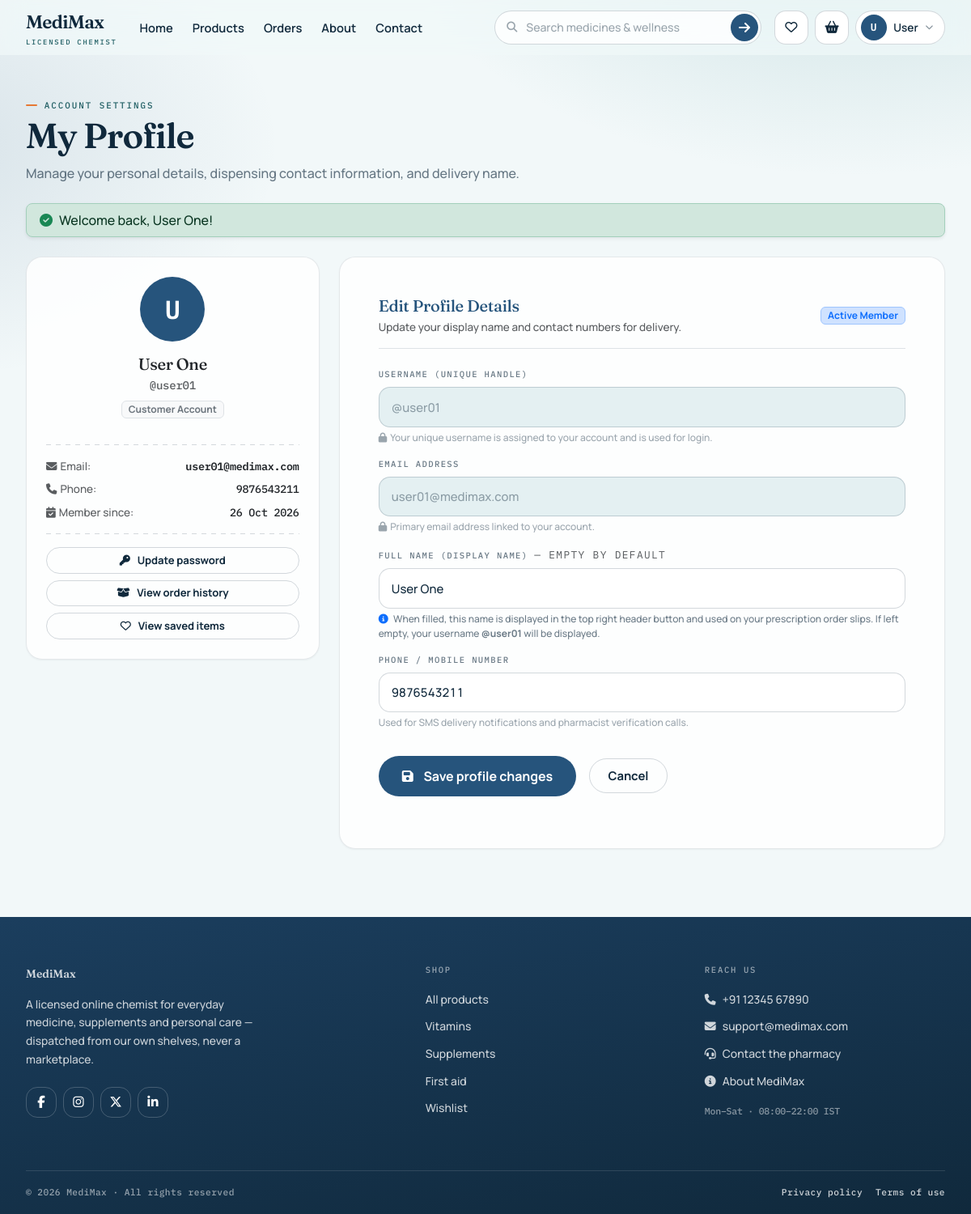
Screenshot of /?page=profile&return_to=/MediMax/ (signed in) with the database file from the repository.
### tables this page shows
CREATE TABLE IF NOT EXISTS `users` (
  `id` int(10) unsigned NOT NULL AUTO_INCREMENT,
  `username` varchar(50) DEFAULT NULL,
  `name` varchar(150) DEFAULT NULL,
  `email` varchar(191) NOT NULL COMMENT 'Unique login email address',
  `password` varchar(255) NOT NULL COMMENT 'Bcrypt or Argon2 hashed password',
  `role` enum('customer','admin','owner') NOT NULL DEFAULT 'customer' COMMENT 'Role permissions for storefront and console',
  `image` varchar(255) DEFAULT NULL COMMENT 'Profile photo filename in public/images/',
  `phone` varchar(20) DEFAULT NULL COMMENT 'Optional contact phone number',
  `status` enum('active','inactive','suspended') NOT NULL DEFAULT 'active',
  `is_active` tinyint(1) NOT NULL DEFAULT 1,
  `created_at` timestamp NOT NULL DEFAULT current_timestamp(),
  `updated_at` timestamp NOT NULL DEFAULT current_timestamp() ON UPDATE current_timestamp(),
  PRIMARY KEY (`id`),
  UNIQUE KEY `email` (`email`),
  UNIQUE KEY `unique_username` (`username`),
  KEY `idx_users_role` (`role`),
  KEY `idx_users_status` (`status`),
  KEY `idx_users_is_active` (`is_active`)
);

### app/controllers/AuthController.php (called while the page is built, shortened)
<?php
class AuthController extends Controller {
    public function profile() {
        $userId = (int)$_SESSION['user']['id'];
        $pdo = Database::getConnection();
        $user = null;
        if ($pdo) {
            try {
                $stmt = $pdo->prepare("SELECT id, username, name, email, role, phone, image, created_at FROM users WHERE id = :id LIMIT 1");
                $stmt->execute([':id' => $userId]);
                $user = $stmt->fetch();
            } catch (PDOException $e) {
                error_log("Profile lookup error: " . $e->getMessage());
            }
        }
        $rawReturn = $_REQUEST['return_to'] ?? $_SERVER['HTTP_REFERER'] ?? '';
        $returnTo = $this->getSafeReturnUrl($rawReturn, url());
        $errorMessage = '';
        $successMessage = $_SESSION['flash_success'] ?? '';
        $this->view('pages/profile', [
            'user'           => $user,
            'errorMessage'   => $errorMessage,
            'successMessage' => $successMessage,
            'returnTo'       => $returnTo,
            'pageTitle'      => 'Edit Profile - MediMax.com'
        ]);
    }
    private function getSafeReturnUrl($rawReturn, $defaultUrl = null, array $disallowedPages = ['profile', 'edit-profile']) {
        $rawReturn = trim($rawReturn);
        $parsed = parse_url($rawReturn);
        $path = $parsed['path'] ?? '';
        $query = !empty($parsed['query']) ? '?' . $parsed['query'] : '';
        $localUrl = $path . $query;
        $queryParams = [];
        $targetPage = strtolower($queryParams['page'] ?? '');
        return $localUrl;
    }
}

### public/index.php (called while the page is built, shortened)
<?php
require_once __DIR__ . '/../config/app.php';
$router = new Router();
$router->dispatch();

### index.php (called while the page is built)
<?php
require_once __DIR__ . '/public/index.php';

### config/app.php (called while the page is built, shortened)
<?php
function asset($path) {
    $cleanPath = ltrim($path, '/');
    return BASE_URL . 'public/' . $cleanPath;
}
function url($page = '') {
    if (empty($page)) {
        return BASE_URL;
    }
    return BASE_URL . '?page=' . $page;
}
function isActive($page, $current) {
    return $page === $current ? 'active' : '';
}

### app/views/pages/profile.php (the view, shortened to what this page needs)
<?php
Controller::partial('layouts/header', ['pageTitle' => $pageTitle ?? 'Edit Profile - MediMax.com']);
$uName     = $user['name'] ?? '';
$uUsername = $user['username'] ?? '';
$uEmail    = $user['email'] ?? '';
$uPhone    = $user['phone'] ?? '';
$uRole     = $user['role'] ?? 'customer';
$uCreated  = !empty($user['created_at']) ? date('d M Y', strtotime($user['created_at'])) : 'Recently';
$displayName = !empty($uName) ? $uName : $uUsername;
$avatarInitial = strtoupper(substr($displayName ?: 'U', 0, 1));
$returnTo = $returnTo ?? url();
?>
<div class="page">
  <div class="mm-container">
    <div class="page-head mb-4">
      <p class="eyebrow">Account Settings</p>
      <h1 class="title-page">My Profile</h1>
      <p class="lede mb-0">Manage your personal details, dispensing contact information, and delivery name.</p>
    </div>
    <?php if (!empty($successMessage)): ?>
      <div class="alert alert-success d-flex align-items-center gap-2 py-2 px-3 mb-4 rounded-3 shadow-sm" role="alert">
        <i class="fas fa-circle-check flex-shrink-0 text-success"></i>
        <div><?= $successMessage ?></div>
      </div>
    <?php endif; ?>
    <div class="row g-4">
      <div class="col-lg-4">
        <div class="mm-card p-4 text-center">
          <div class="avatar mx-auto mb-3" style="width: 80px; height: 80px; font-size: 2rem; border-radius: 50%;" data-avatar-tint="<?= htmlspecialchars($displayName) ?>">
            <?= htmlspecialchars($avatarInitial) ?>
          </div>
          <h2 class="h5 mb-1 text-dark"><?= htmlspecialchars($displayName) ?></h2>
          <p class="text-muted num mb-2" style="font-size: .88rem; color: var(--primary-teal, #26547C);">@<?= htmlspecialchars($uUsername) ?></p>
          <span class="badge bg-light text-secondary border px-2 py-1 mb-3 text-capitalize" style="font-size: .75rem;">
            <?= htmlspecialchars($uRole) ?> Account
          </span>
          <hr class="label-rule my-3">
          <div class="text-start" style="font-size: .84rem;">
            <div class="d-flex justify-content-between mb-2">
              <span class="text-muted"><i class="fas fa-envelope me-1"></i>Email:</span>
              <span class="num text-dark fw-semibold" style="word-break: break-all;"><?= htmlspecialchars($uEmail) ?></span>
            </div>
            <div class="d-flex justify-content-between mb-2">
              <span class="text-muted"><i class="fas fa-phone me-1"></i>Phone:</span>
              <span class="num text-dark"><?= !empty($uPhone) ? htmlspecialchars($uPhone) : '<span class="text-muted italic">Not set</span>' ?></span>
            </div>
            <div class="d-flex justify-content-between">
              <span class="text-muted"><i class="fas fa-calendar-check me-1"></i>Member since:</span>
              <span class="num text-dark"><?= htmlspecialchars($uCreated) ?></span>
            </div>
          </div>
          <hr class="label-rule my-3">
          <div class="d-grid gap-2">
            <a href="<?= url('change-password') ?>" class="btn-mm btn-mm-ghost btn-mm-sm text-center">
              <i class="fas fa-key" aria-hidden="true"></i><span>Update password</span>
            </a>
            <a href="<?= url('orders') ?>" class="btn-mm btn-mm-ghost btn-mm-sm text-center">
              <i class="fas fa-box-open" aria-hidden="true"></i><span>View order history</span>
            </a>
            <a href="<?= url('wishlist') ?>" class="btn-mm btn-mm-ghost btn-mm-sm text-center">
              <i class="far fa-heart" aria-hidden="true"></i><span>View saved items</span>
            </a>
          </div>
        </div>
      </div>
      <div class="col-lg-8">
        <div class="mm-card p-4 p-md-5">
          <div class="d-flex align-items-center justify-content-between mb-4 border-bottom pb-3">
            <div>
              <h2 class="h5 mb-1" style="color: var(--primary-dark, #26547C);">Edit Profile Details</h2>
              <p class="text-muted mb-0" style="font-size: .84rem;">Update your display name and contact numbers for delivery.</p>
            </div>
            <span class="badge bg-primary-subtle text-primary border border-primary-subtle px-2 py-1">
              Active Member
            </span>
          </div>
          <form action="<?= url('profile') ?>" method="POST" id="profileForm" novalidate>
            <div class="mm-field mb-3">
              <label for="username">Username (Unique handle)</label>
              <input class="mm-input" type="text" id="username" name="username_display"
                     value="@<?= htmlspecialchars(ltrim($uUsername, '@')) ?>" readonly disabled
                     style="cursor: not-allowed; background: var(--mist, #F4F6F8);">
              <p class="mb-0 mt-1" style="font-size: .75rem; color: var(--ink-40, #666);">
                <i class="fas fa-lock me-1"></i>Your unique username is assigned to your account and is used for login.
              </p>
            </div>
            <div class="mm-field mb-3">
              <label for="email">Email address</label>
              <input class="mm-input" type="email" id="email" name="email_display"
                     value="<?= htmlspecialchars($uEmail) ?>" readonly disabled
                     style="cursor: not-allowed; background: var(--mist, #F4F6F8);">
              <p class="mb-0 mt-1" style="font-size: .75rem; color: var(--ink-40, #666);">
                <i class="fas fa-lock me-1"></i>Primary email address linked to your account.
              </p>
            </div>
            <div class="mm-field mb-3">
              <label for="name">
                Full Name (Display Name)
                <span class="text-muted" style="font-weight: normal; font-size: .8rem;">— empty by default</span>
              </label>
              <input class="mm-input" type="text" id="name" name="name"
                     placeholder="e.g. Rahul Sharma"
                     data-validation="max" data-max="100"
                     value="<?= htmlspecialchars($uName) ?>">
              <p class="mb-0 mt-1" style="font-size: .75rem; color: var(--ink-60, #555);">
                <i class="fas fa-circle-info text-primary me-1"></i>
                When filled, this name is displayed in the top right header button and used on your prescription order slips.
                If left empty, your username <strong>@<?= htmlspecialchars($uUsername) ?></strong> will be displayed.
              </p>
            </div>
            <div class="mm-field mb-4">
              <label for="phone">Phone / Mobile number</label>
              <input class="mm-input num" type="tel" id="phone" name="phone"
                     placeholder="e.g. +91 98765 43210"
                     data-validation="max" data-max="20"
                     value="<?= htmlspecialchars($uPhone) ?>">
              <p class="mb-0 mt-1" style="font-size: .75rem; color: var(--ink-40, #666);">
                Used for SMS delivery notifications and pharmacist verification calls.
              </p>
            </div>
            <div class="d-flex align-items-center gap-3 pt-2">
              <button type="submit" class="btn-mm btn-mm-primary btn-mm-lg">
                <i class="fas fa-floppy-disk me-1"></i><span>Save profile changes</span>
              </button>
              <a href="<?= htmlspecialchars($returnTo) ?>" class="btn-mm btn-mm-ghost">Cancel</a>
            </div>
          </form>
        </div>
      </div>
    </div>
  </div>
</div>

### app/views/layouts/header.php (shortened to what this page needs)
<?php
$currentPage = $_GET['page'] ?? 'home';
$isLoggedIn   = !empty($_SESSION['user']);
$navUser           = $_SESSION['user'] ?? null;
$hasName           = !empty($navUser['name']);
$displayHeaderName = $hasName ? $navUser['name'] : (!empty($navUser['username']) ? $navUser['username'] : 'User');
$navUserFirst      = $navUser ? strtok($displayHeaderName, ' ') : 'Sign in';
$avatarLetter      = strtoupper(substr($displayHeaderName, 0, 1));
?>
<!DOCTYPE html>
<html lang="en">
<head>
    <link href="https://cdn.jsdelivr.net/npm/bootstrap@5.3.3/dist/css/bootstrap.min.css" rel="stylesheet">
    <link rel="stylesheet" href="https://cdnjs.cloudflare.com/ajax/libs/font-awesome/6.6.0/css/all.min.css">
    <link rel="stylesheet" href="<?= asset('css/custom.css') ?>">
</head>
<body>
<nav class="navbar navbar-expand-lg fixed-top mm-nav" aria-label="Main">
  <div class="mm-container d-flex flex-wrap align-items-center justify-content-between">
    <a class="navbar-brand" href="<?= url() ?>">
      <span>MediMax<small>Licensed chemist</small></span>
    </a>
    <div class="offcanvas offcanvas-end" tabindex="-1" id="navOffcanvas" aria-labelledby="navOffcanvasLabel">
      <div class="offcanvas-body d-lg-flex align-items-lg-center gap-lg-3">
        <ul class="navbar-nav me-lg-auto mb-0">
          <li class="nav-item"><a class="nav-link <?= isActive('home', $currentPage) ?>" href="<?= url() ?>">Home</a></li>
          <li class="nav-item"><a class="nav-link <?= isActive('products', $currentPage) ?>" href="<?= url('products') ?>">Products</a></li>
          <li class="nav-item"><a class="nav-link <?= isActive('orders', $currentPage) ?>" href="<?= url('orders') ?>">Orders</a></li>
          <li class="nav-item"><a class="nav-link <?= isActive('about', $currentPage) ?>" href="<?= url('about') ?>">About</a></li>
          <li class="nav-item"><a class="nav-link <?= isActive('contact', $currentPage) ?>" href="<?= url('contact') ?>">Contact</a></li>
        </ul>
        <form class="mm-search my-3 my-lg-0" method="get" action="<?= url() ?>" role="search">
          <i class="fas fa-magnifying-glass mm-search__icon" aria-hidden="true"></i>
          <input id="navSearch" type="search" name="q" data-validation="max" data-max="120" placeholder="Search medicines &amp; wellness" value="<?= htmlspecialchars($_GET['q'] ?? '') ?>">
          <button type="submit" aria-label="Search"><i class="fas fa-arrow-right" aria-hidden="true"></i></button>
        </form>
        <div class="d-flex align-items-center gap-2">
          <a class="icon-btn" href="<?= url('wishlist') ?>" aria-label="Wishlist" title="Wishlist">
            <i class="far fa-heart" aria-hidden="true"></i>
          </a>
          <a class="icon-btn" href="<?= url('cart') ?>" aria-label="Cart" title="Cart">
            <i class="fas fa-basket-shopping" aria-hidden="true"></i>
          </a>
          <button class="account-btn" id="profileOptionsBtn" type="button" aria-haspopup="true" aria-expanded="false">
            <?php if ($isLoggedIn): ?>
              <span class="avatar" data-avatar-tint="<?= htmlspecialchars($displayHeaderName) ?>"><?= htmlspecialchars($avatarLetter) ?></span>
              <span id="userName"><?= htmlspecialchars($navUserFirst) ?></span>
            <?php else: ?>
              <span class="avatar"><i class="far fa-user" aria-hidden="true"></i></span>
              <span id="userName">Sign in</span>
            <?php endif; ?>
            <i class="fas fa-chevron-down" style="font-size:.62rem;opacity:.5" aria-hidden="true"></i>
          </button>
        </div>
      </div>
    </div>
  </div>
</nav>
<main id="main">

### rows the page displays
users: name "U", name "User", name "User One", username "user01", role "Customer", email "user01@medimax.com", phone "9876543211", created_at "26 Oct 2026", username_display "@user01", email_display "user01@medimax.com"

### other values shown
$successMessage "Welcome back, User One!"
